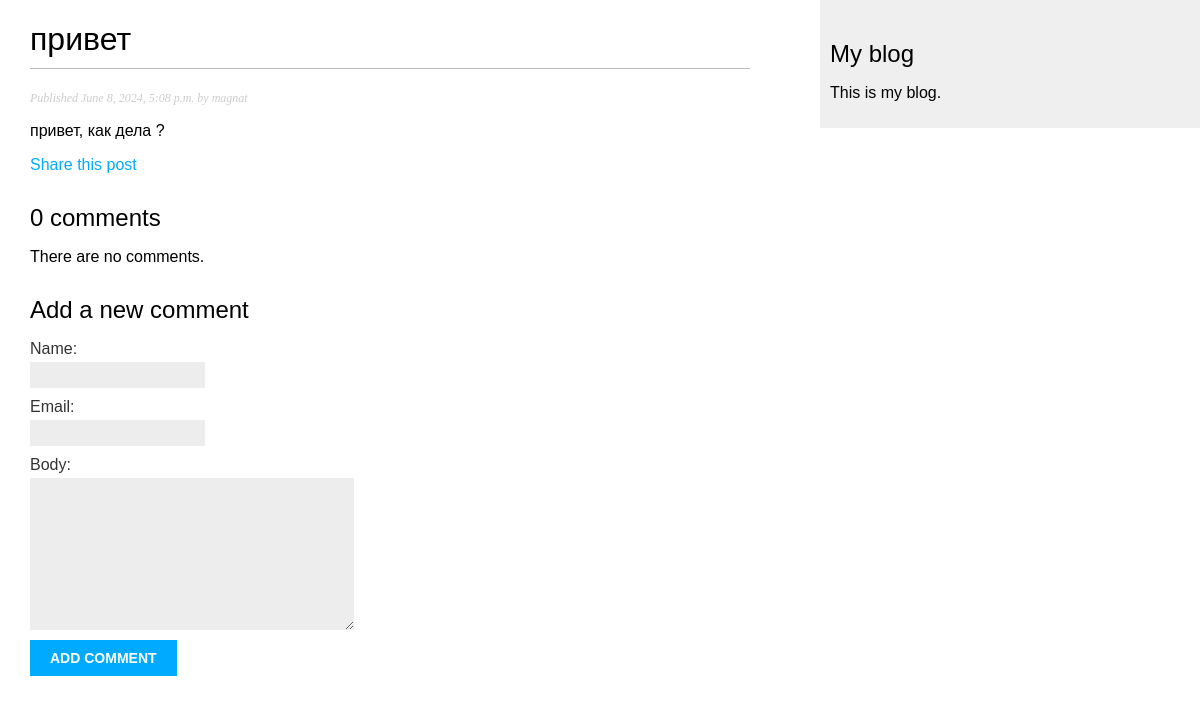
The app's page /blog/2024/6/8/privet/, older data.
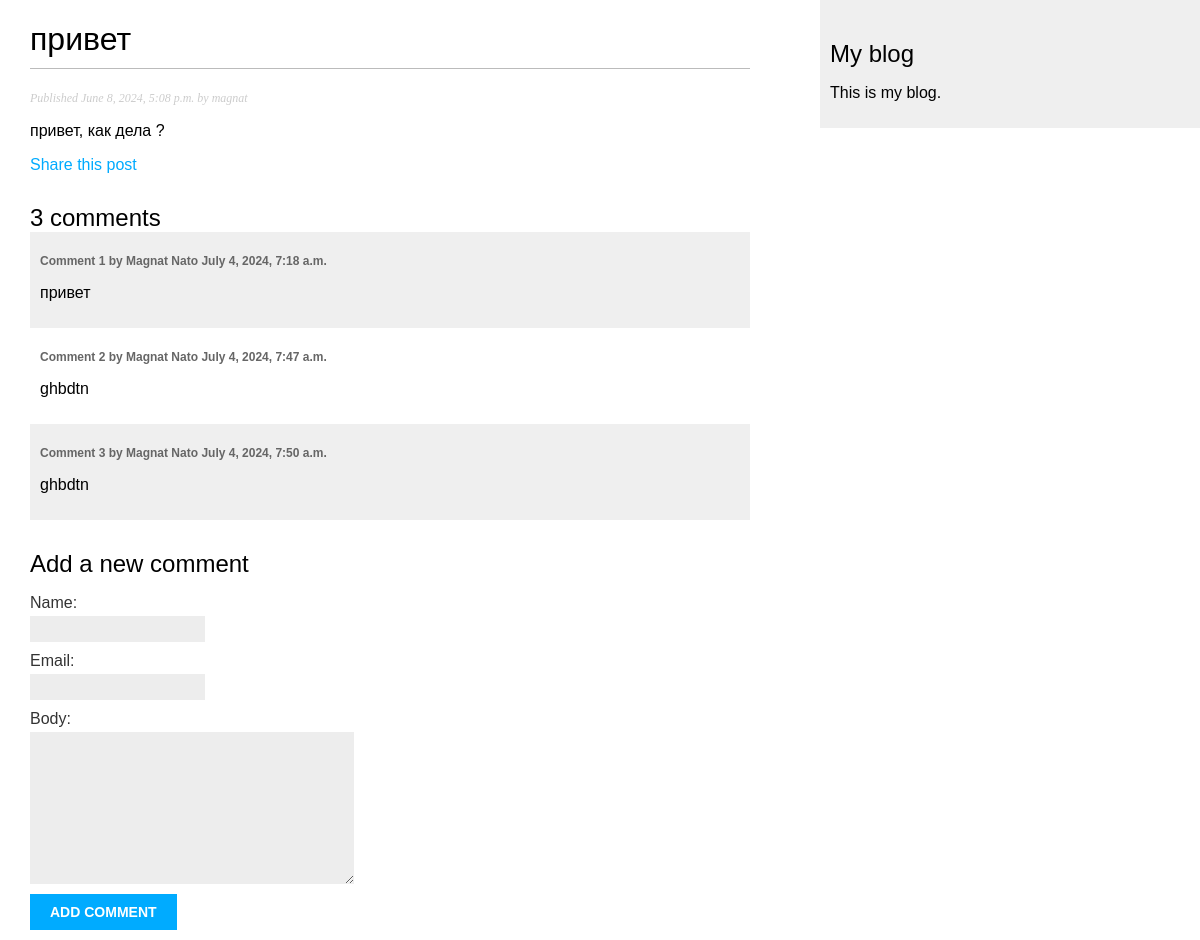
The same page, newer data.
### blog/models.py (models this page shows, shortened)
class Comment(models.Model):
    post = models.ForeignKey(Post,on_delete=models.CASCADE, related_name='comments')
    name = models.CharField(max_length=80)
    email = models.EmailField()
    body = models.TextField()
    created = models.DateTimeField(auto_now_add=True)
    updated = models.DateTimeField(auto_now=True)
    active = models.BooleanField(default=True)
    class Meta:
        ordering = ['created']
        indexes = [models.Index(fields=['created']),]

### blog/views.py (the view)
# urls.py: path('<int:year>/<int:month>/<int:day>/<slug:post>/', post_detail, name='post_detail'),
def post_detail(request, year, month, day, post,):
    post = get_object_or_404(Post, status=Post.Status.PUBLISHED, slug=post, publish__year=year, publish__month=month, publish__day=day)
    comments = post.comments.filter(active=True)
    form = CommentForm()
    return render(request,'blog/post/detail.html', {'post': post, 'comments':comments, 'form': form})

### blog/forms.py
class CommentForm(forms.ModelForm):
    class Meta:
        model = Comment
        fields = ['name', 'email', 'body']

### blog/templates/blog/post/detail.html (shortened to what this page needs)
{% extends "blog/base.html" %}
{% block content %}
<h1>{{ post.title }}</h1>
<p class="date">
    Published {{ post.publish }} by {{ post.author }}
</p>
{{ post.body|linebreaks }}
<p>
    <a href="{% url "blog:post_share" post.id %}">
        Share this post
    </a>
</p>
{% with comments.count as total_comments %}
<h2>
    {{ total_comments }} comment{{ total_comments|pluralize }}
</h2>
{% endwith %}
{% for comment in comments %}
<div class="comment">
    <p class="info">
        Comment {{ forloop.counter }} by {{ comment.name }}
        {{ comment.created }}
    </p>
    {{ comment.body|linebreaks }}
</div>
{% empty %}
<p>There are no comments.</p>
{% endfor %}
{% include "blog/post/includes/comment_form.html" %}
{% endblock %}

Row changes from the older to the newer data that the page shows:
added Comment: name "Magnat Nato", created "July 4, 2024, 7:18 a.m.", body "привет"
added Comment: name "Magnat Nato", created "July 4, 2024, 7:47 a.m.", body "ghbdtn"
added Comment: name "Magnat Nato", created "July 4, 2024, 7:50 a.m.", body "ghbdtn"
Text that changed along with them:
{{ total_comments }}: "0" → "3"
text no longer shown: "There are no comments."
